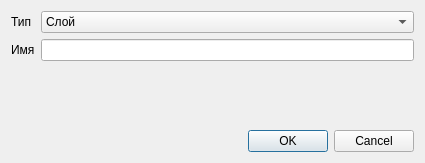
<?xml version="1.0" encoding="UTF-8"?>
<ui version="4.0">
 <class>AddDialog</class>
 <widget class="QDialog" name="AddDialog">
  <property name="windowModality">
   <enum>Qt::WindowModal</enum>
  </property>
  <property name="geometry">
   <rect>
    <x>0</x>
    <y>0</y>
    <width>425</width>
    <height>163</height>
   </rect>
  </property>
  <property name="windowTitle">
   <string>Добавить объект</string>
  </property>
  <property name="locale">
   <locale language="Russian" country="Russia"/>
  </property>
  <property name="modal">
   <bool>true</bool>
  </property>
  <layout class="QVBoxLayout" name="verticalLayout">
   <item>
    <layout class="QFormLayout" name="formLayout">
     <item row="0" column="0">
      <widget class="QLabel" name="label">
       <property name="layoutDirection">
        <enum>Qt::LeftToRight</enum>
       </property>
       <property name="text">
        <string>Тип</string>
       </property>
      </widget>
     </item>
     <item row="0" column="1">
      <widget class="QComboBox" name="comboBox">
       <item>
        <property name="text">
         <string>Слой</string>
        </property>
       </item>
       <item>
        <property name="text">
         <string>Группа</string>
        </property>
       </item>
       <item>
        <property name="text">
         <string>Billboard</string>
        </property>
       </item>
       <item>
        <property name="text">
         <string>Shader</string>
        </property>
       </item>
      </widget>
     </item>
     <item row="1" column="0">
      <widget class="QLabel" name="label_2">
       <property name="text">
        <string>Имя</string>
       </property>
      </widget>
     </item>
     <item row="1" column="1">
      <widget class="QLineEdit" name="lineEdit"/>
     </item>
    </layout>
   </item>
   <item>
    <widget class="QDialogButtonBox" name="buttonBox">
     <property name="orientation">
      <enum>Qt::Horizontal</enum>
     </property>
     <property name="standardButtons">
      <set>QDialogButtonBox::Cancel|QDialogButtonBox::Ok</set>
     </property>
    </widget>
   </item>
  </layout>
 </widget>
 <resources/>
 <connections>
  <connection>
   <sender>buttonBox</sender>
   <signal>accepted()</signal>
   <receiver>AddDialog</receiver>
   <slot>accept()</slot>
   <hints>
    <hint type="sourcelabel">
     <x>248</x>
     <y>254</y>
    </hint>
    <hint type="destinationlabel">
     <x>157</x>
     <y>274</y>
    </hint>
   </hints>
  </connection>
  <connection>
   <sender>buttonBox</sender>
   <signal>rejected()</signal>
   <receiver>AddDialog</receiver>
   <slot>reject()</slot>
   <hints>
    <hint type="sourcelabel">
     <x>316</x>
     <y>260</y>
    </hint>
    <hint type="destinationlabel">
     <x>286</x>
     <y>274</y>
    </hint>
   </hints>
  </connection>
 </connections>
</ui>
